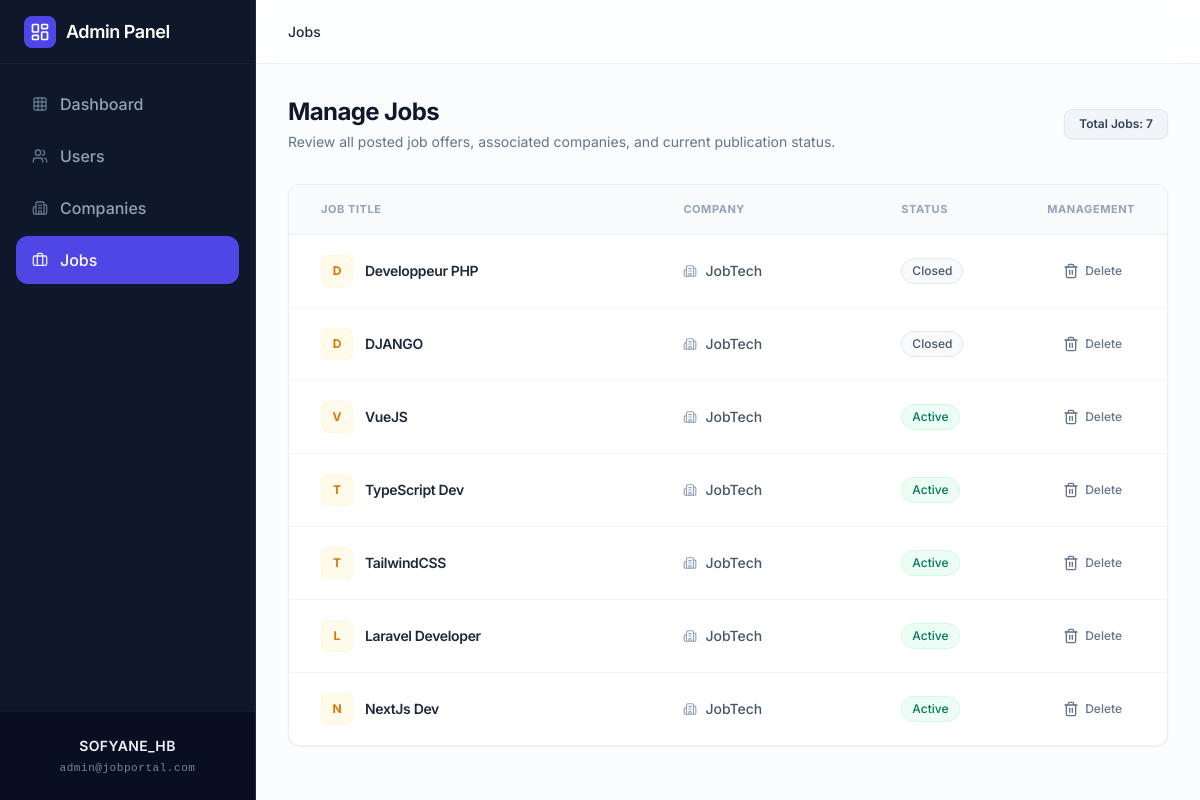
The page /admin/jobs.php (signed in) on the database its author committed.
### tables this page shows
CREATE TABLE `users` (
  `id` int(11) NOT NULL,
  `full_name` varchar(100) DEFAULT NULL,
  `email` varchar(150) DEFAULT NULL,
  `password` varchar(255) DEFAULT NULL,
  `google_id` varchar(255) DEFAULT NULL,
  `phone` varchar(50) DEFAULT NULL,
  `address` text DEFAULT NULL,
  `country` varchar(100) DEFAULT NULL,
  `skills` text DEFAULT NULL,
  `created_at` timestamp NOT NULL DEFAULT current_timestamp(),
  `role` enum('candidate','company','admin') DEFAULT 'candidate'
);

CREATE TABLE `jobs` (
  `id` int(11) NOT NULL,
  `company_id` int(11) NOT NULL,
  `title` varchar(150) NOT NULL,
  `description` text NOT NULL,
  `location` varchar(100) NOT NULL,
  `type` enum('full-time','part-time','remote','internship') DEFAULT 'full-time',
  `salary` varchar(50) DEFAULT NULL,
  `created_at` timestamp NOT NULL DEFAULT current_timestamp(),
  `category` varchar(100) DEFAULT NULL,
  `experience_level` enum('Junior','Mid-Level','Senior') DEFAULT NULL,
  `required_language` varchar(255) DEFAULT NULL,
  `skills` text DEFAULT NULL,
  `company_logo` varchar(255) DEFAULT NULL,
  `education` varchar(255) DEFAULT NULL,
  `experience` varchar(255) DEFAULT NULL,
  `tech_stack` varchar(255) DEFAULT NULL,
  `requirements` text DEFAULT NULL,
  `Tasks` text DEFAULT NULL,
  `status` enum('active','paused','closed') NOT NULL DEFAULT 'active'
);

CREATE TABLE `companies` (
  `id` int(11) NOT NULL,
  `company_name` varchar(150) NOT NULL,
  `logo` varchar(255) DEFAULT NULL,
  `description` text DEFAULT NULL,
  `user_id` int(11) NOT NULL,
  `created_at` timestamp NOT NULL DEFAULT current_timestamp()
);

### admin/jobs.php (the view, shortened to what this page needs)
<?php
require_once "../config/db.php";
$jobs = $pdo->query("
    SELECT j.*, c.company_name
    FROM jobs j
    JOIN companies c ON j.company_id = c.id
    ORDER BY j.created_at DESC
")->fetchAll(PDO::FETCH_ASSOC);
$stmt = $pdo->prepare("SELECT full_name, email FROM users WHERE id = ?");
$stmt->execute([$_SESSION['user_id']]);
$admin = $stmt->fetch(PDO::FETCH_ASSOC);
?>
<!DOCTYPE html>
<html lang="en" class="h-full">
<head>
    <script src="https://cdn.tailwindcss.com"></script>
</head>
<body class="flex h-full bg-slate-50/50 text-slate-900 antialiased">
<aside class="w-64 bg-slate-900 h-screen fixed inset-y-0 left-0 flex flex-col justify-between border-r border-slate-800">
    <div>
        <div class="h-16 flex items-center px-6 border-b border-slate-800/60">
            <div class="flex items-center gap-2.5">
                <div class="p-1.5 bg-indigo-600 rounded-lg text-white">
                    <i data-lucide="layout-dashboard" class="w-5 h-5"></i>
                </div>
                <span class="font-semibold text-lg tracking-tight text-white">Admin Panel</span>
            </div>
        </div>
        <nav class="p-4 space-y-1">
            <a href="dashboard.php" class="flex items-center gap-3 px-4 py-3 text-slate-400 hover:text-white hover:bg-slate-800/50 font-medium rounded-xl transition-all duration-200 group">
                <i data-lucide="grid" class="w-4 h-4 text-slate-500 group-hover:text-slate-300 transition-colors"></i>
                <span>Dashboard</span>
            </a>
            <a href="users.php" class="flex items-center gap-3 px-4 py-3 text-slate-400 hover:text-white hover:bg-slate-800/50 font-medium rounded-xl transition-all duration-200 group">
                <i data-lucide="users" class="w-4 h-4 text-slate-500 group-hover:text-slate-300 transition-colors"></i>
                <span>Users</span>
            </a>
            <a href="companies.php" class="flex items-center gap-3 px-4 py-3 text-slate-400 hover:text-white hover:bg-slate-800/50 font-medium rounded-xl transition-all duration-200 group">
                <i data-lucide="building-2" class="w-4 h-4 text-slate-500 group-hover:text-slate-300 transition-colors"></i>
                <span>Companies</span>
            </a>
            <a href="jobs.php" class="flex items-center gap-3 px-4 py-3 bg-indigo-600 text-white font-medium rounded-xl shadow-sm transition-all duration-200">
                <i data-lucide="briefcase" class="w-4 h-4 opacity-90"></i>
                <span>Jobs</span>
            </a>
        </nav>
    </div>
    <div class="p-6 border-t border-slate-800/50 bg-slate-950/40 backdrop-blur-sm flex flex-col items-center justify-center transition-all duration-300 group hover:bg-slate-950/60">
        <div class="w-full text-center max-w-[200px]">
            <div class="text-sm font-semibold text-slate-100 tracking-wide leading-snug antialiased uppercase transition-colors duration-200 group-hover:text-white">
                <?= htmlspecialchars($admin['full_name'] ?? 'Admin') ?>
            </div>
            <div class="text-[11px] font-medium text-slate-400/80 tracking-wider font-mono mt-1 select-all truncate transition-colors duration-200 group-hover:text-slate-300">
                <?= htmlspecialchars($admin['email'] ?? '') ?>
            </div>
        </div>
    </div>
</aside>
<div class="ml-64 flex-1 flex flex-col min-h-screen">
    <header class="h-16 border-b border-slate-200/60 bg-white/80 backdrop-blur-md sticky top-0 z-10 flex items-center justify-between px-8">
        <div class="flex items-center gap-2 text-sm text-slate-500">
            <span class="text-slate-800 font-medium">Jobs</span>
        </div>
    </header>
    <main class="flex-1 p-8 max-w-7xl w-full mx-auto">
        <div class="mb-8 flex items-center justify-between">
            <div>
                <h1 class="text-2xl font-bold tracking-tight text-slate-900">Manage Jobs</h1>
                <p class="text-sm text-slate-500 mt-1">Review all posted job offers, associated companies, and current publication status.</p>
            </div>
            <div class="bg-slate-100 text-slate-700 px-3.5 py-1.5 rounded-lg text-xs font-semibold border border-slate-200 shadow-sm">
                Total Jobs: <?= count($jobs) ?>
            </div>
        </div>
        <div class="bg-white rounded-xl border border-slate-200/70 shadow-sm overflow-hidden">
            <div class="overflow-x-auto">
                <table class="w-full text-left border-collapse">
                    <thead>
                        <tr class="bg-slate-50 border-b border-slate-200/70 text-slate-400 text-[11px] font-semibold uppercase tracking-wider">
                            <th class="px-8 py-4 w-5/12">Job Title</th>
                            <th class="px-8 py-4 w-3/12">Company</th>
                            <th class="px-8 py-4 w-2/12">Status</th>
                            <th class="px-8 py-4 text-right w-2/12">Management</th>
                        </tr>
                    </thead>
                    <tbody class="divide-y divide-slate-100 text-sm">
                        <?php foreach($jobs as $job): ?>
                        <tr class="hover:bg-slate-50/50 transition-colors duration-150">
                            <td class="px-8 py-5">
                                <div class="flex items-center gap-3">
                                    <div class="w-8 h-8 bg-amber-50 text-amber-600 rounded-lg flex items-center justify-center font-bold text-xs uppercase border border-amber-100/50">
                                        <?= substr(htmlspecialchars($job['title']), 0, 1) ?>
                                    </div>
                                    <span class="font-semibold text-slate-800 text-sm tracking-tight">
                                        <?= htmlspecialchars($job['title']) ?>
                                    </span>
                                </div>
                            </td>
                            <td class="px-8 py-5">
                                <div class="flex items-center gap-2 text-slate-600 font-medium">
                                    <i data-lucide="building-2" class="w-3.5 h-3.5 text-slate-400"></i>
                                    <span><?= htmlspecialchars($job['company_name']) ?></span>
                                </div>
                            </td>
                            <td class="px-8 py-5">
                                <?php
                                    $status = htmlspecialchars($job['status'] ?? '');
                                    if ($status === 'active') {
                                        echo '<span class="inline-flex items-center px-2.5 py-1 rounded-full text-xs font-medium bg-emerald-50 text-emerald-700 border border-emerald-100">Active</span>';
                                    } elseif ($status === 'closed') {
                                        echo '<span class="inline-flex items-center px-2.5 py-1 rounded-full text-xs font-medium bg-slate-50 text-slate-600 border border-slate-200">Closed</span>';
                                    } else {
                                        echo '<span class="inline-flex items-center px-2.5 py-1 rounded-full text-xs font-medium bg-slate-50 text-slate-600 border border-slate-200">' . ucfirst($status) . '</span>';
                                    }
                                ?>
                            </td>
                            <td class="px-8 py-5 text-right">
                                <a href="?delete=<?= $job['id'] ?>"
                                   onclick="return confirm('Are you sure you want to delete this job?');"
                                   class="inline-flex items-center gap-1.5 px-3 py-1.5 text-xs font-medium text-slate-500 hover:text-red-600 hover:bg-red-50 hover:border-red-200 rounded-lg border border-transparent transition-all duration-200">
                                    <i data-lucide="trash-2" class="w-4 h-4"></i>
                                    <span>Delete</span>
                                </a>
                            </td>
                        </tr>
                        <?php endforeach; ?>
                    </tbody>
                </table>
            </div>
        </div>
    </main>
</div>
</body>
</html>

### admin/jobs.php (style rules this page uses)
body { font-family: 'Inter', sans-serif; }

### rows shown on the page
users: full_name "SOFYANE_HB", email "admin@jobportal.com"
jobs: title "D", title "Developpeur PHP", company.company_name "JobTech", status "Closed"
jobs: title "D", title "DJANGO", company.company_name "JobTech", status "Closed"
jobs: title "V", title "VueJS", company.company_name "JobTech", status "Active"
jobs: title "T", title "TypeScript Dev", company.company_name "JobTech", status "Active"
jobs: title "T", title "TailwindCSS", company.company_name "JobTech", status "Active"
jobs: title "L", title "Laravel Developer", company.company_name "JobTech", status "Active"
jobs: title "N", title "NextJs Dev", company.company_name "JobTech", status "Active"

### other values the page prints
count($jobs) "7"
